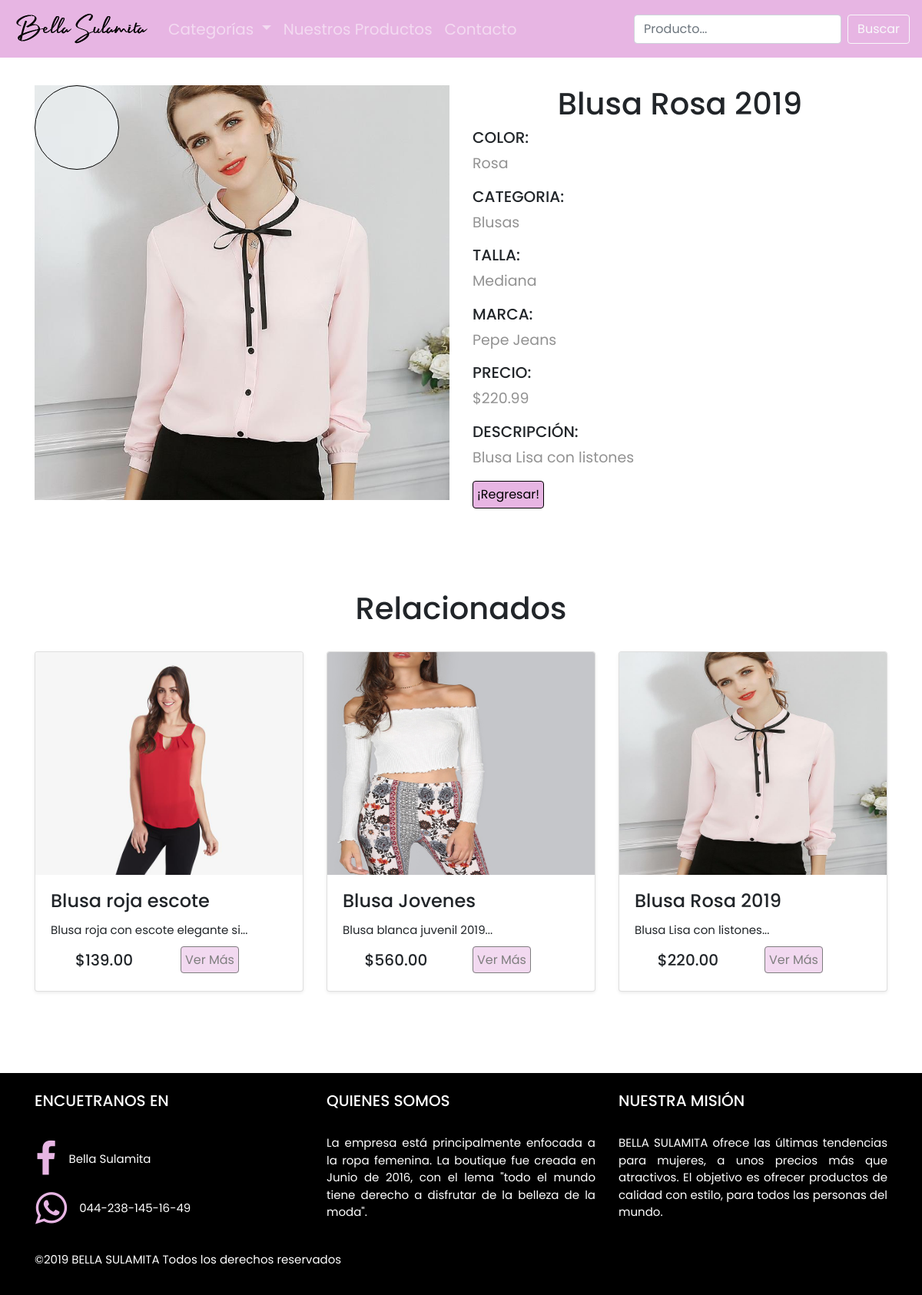
The page /product.php?id=103 on the database its author committed.
### tables this page shows
CREATE TABLE `productos` (
  `id` int(11) NOT NULL,
  `id_categoria` int(11) NOT NULL,
  `imagen` varchar(600) NOT NULL,
  `nombre` varchar(100) NOT NULL,
  `description` text NOT NULL,
  `precio` float NOT NULL,
  `marca` varchar(50) NOT NULL,
  `color` varchar(100) NOT NULL,
  `talla` varchar(50) NOT NULL
);

CREATE TABLE `categoria` (
  `id` int(11) NOT NULL,
  `categoria` varchar(100) NOT NULL,
  `imagen` varchar(100) DEFAULT NULL
);

### backend/modelo/BD.php (called while the page is built, shortened)
<?php
class BD {
    private $servername = "localhost";
    private $username = "root";
    private $password = "";
    private $database = "bellaSulamita";
    public function __construct() {
        try {
            $this->conn = new PDO("mysql:host=$this->servername;dbname=$this->database", $this->username, $this->password);
        } catch (PDOException $e) {
            echo "Connection failed: " . $e->getMessage();
        }
    }
}

### backend/modelo/MProducto.php (called while the page is built, shortened)
<?php
class MProducto extends BD {
    public function consultaProducto($id) {
        try {
            $stmt = $this->conn->prepare("SELECT productos.*, categoria FROM productos inner join categoria on productos.id_categoria=categoria.id where productos.id=:id");
            $stmt->bindParam(':id', $id);
            $stmt->execute();
            foreach ($stmt->fetchAll() as $registro) {
                return $registro;
            }
            return null;
        } catch (PDOException $e) {
            echo "Error: " . $e->getMessage();
        }
    }
    public function consultarCategoriaProducto($id){
        try {
            $stmt = $this->conn->prepare("SELECT * FROM productos where id_categoria=:id order by rand() limit 3");
            $stmt->bindParam(':id', $id);
            $stmt->execute();
            return $stmt->fetchAll();
        } catch (PDOException $e) {
            echo "Error: " . $e->getMessage();
        }
    }
}

### product.php (the view, shortened to what this page needs)
<?php
include_once './backend/modelo/BD.php';
include_once './backend/controlador/CProducto.php';
include_once './backend/modelo/MProducto.php';
$producto = new CProducto();
$ide = $_GET["id"];
$produ = $producto->mostrarProducto($ide);
?>
<!DOCTYPE html>
<html>
    <head>
        <link rel="stylesheet" href="https://stackpath.bootstrapcdn.com/bootstrap/4.3.1/css/bootstrap.min.css">
        <link rel="stylesheet" href="style/css.css"/>
        <link rel="stylesheet" href="Style/cssZoom.css">
        <link rel="stylesheet" href="style/font-awesome.min.css">
    </head>
    <body>
        <nav class="navbar navbar-expand-lg navbar-dark" style="background-color: #E7B5E3" id="navbar">
            <a class="navbar-brand" href="index.php" id="principal"><img src="multimedia/BellaSulamita.png"></a>
            <div class="collapse navbar-collapse" id="navbarSupportedContent">
                <ul class="navbar-nav mr-auto">
                    <li class="nav-item dropdown">
                        <a class="nav-link dropdown-toggle" href="" id="navbarDropdown" role="button" data-toggle="dropdown" aria-haspopup="true" aria-expanded="false">
                            Categorías
                        </a>
                    </li>
                    <li class="nav-item">
                        <a class="nav-link" href="products.php">Nuestros Productos<span class="sr-only">(current)</span></a>
                    </li>
                    <li class="nav-item">
                        <a class="nav-link" href="contacto.php">Contacto</a>
                    </li>
                </ul>
                <form class="form-inline my-2 my-lg-0" method="get" action="resultadoBusqueda.php">
                    <input style="width: 270px;" class="form-control mr-sm-2" type="search" placeholder="Producto..." name="busqueda">
                    <input class="btn btn-outline-light my-2 my-sm-0" type="submit" value="Buscar">
                </form>
            </div>
        </nav>
        <div id="producto" class="contenido container-fluid">
            <div class="container">
                <div class="row">
                    <div class="col-xl-6 col-12 mt-5">
                        <div class="img-magnifier-container img-fluid">
                            <img id="myimage" src="<?php echo $produ["imagen"] ?>" class="d-block w-100" alt="<?php echo $produ["nombre"] ?>">
                        </div>
                    </div>
                    <div class="col-xl-6 col-12 mt-5">
                        <h1 class="jumbotron-heading"><?php echo $produ["nombre"] ?></h1>
                        <h2 class="text-justify">COLOR:</h2><p><?php echo $produ["color"] ?></p>
                        <h2 class="text-justify">CATEGORIA:</h2><p><?php echo $produ["categoria"] ?></p>
                        <h2 class="text-justify">TALLA:</h2><p><?php echo $produ["talla"] ?></p>
                        <h2 class="text-justify">MARCA:</h2><p><?php echo $produ["marca"] ?></p>
                        <h2 class="text-justify">PRECIO:</h2><p>$<?php echo $produ["precio"] ?>.99</p>
                        <h2 class="text-justify">DESCRIPCIÓN:</h2>
                        <p class="text-justify"><?php echo $produ["description"] ?></p>
                        <form>
                            <input class="return" type = "button" value = "¡Regresar!" onclick = "history.back ()">
                        </form>
                    </div>
                </div>
            </div>
        </div>
        <br>
        <div class="album py-5">
            <div class="container">
                <h1>Relacionados</h1>
                <br>
                <div class="row">
                    <?php echo $producto->mostrarCategoriaProducto($produ["id_categoria"]) ?>
                </div>
            </div>
        </div>
        <footer>
            <div class="container">
                <div class="row">
                    <div class="col-lg-4 col-md-12">
                        <br>
                        <h1>ENCUETRANOS EN</h1><br>
                        <div class="row flex align-items-center">
                            <a class="nav-link" href="https://www.facebook.com/Bella-Sulamita-247119685934411/?ref=search&__tn__=%2Cd%2CP-R&eid=ARCAs1xzJDxQprwBCAomq6iRiPfl3pcEfhqg-z06GWaKIyhRr89-dpNqvVaDoDGeYa6fA7nQUcmoEt_B"><i class="fa fa-facebook fa-3x"></i></a>
                            <p>Bella Sulamita</p>
                        </div>
                        <div class="row flex align-items-center">
                            <a class="nav-link" href="#"><i class="fa fa-whatsapp fa-3x"></i></a>
                            <p>044-238-145-16-49</p>
                        </div>
                    </div>
                    <div class="col-lg-4 col-md-12">
                        <br>
                        <h1>QUIENES SOMOS</h1><br>
                        <p>
                            La empresa está principalmente enfocada a la ropa femenina. La boutique fue creada en Junio de 2016, con el lema
                            "todo el mundo tiene derecho a disfrutar de la belleza de la moda".
                        </p>
                    </div>
                    <div class="col-lg-4 col-md-12">
                        <br>
                        <h1>NUESTRA MISIÓN</h1><br>
                        <P>
                            BELLA SULAMITA ofrece las últimas tendencias para mujeres, a unos precios más que atractivos.
                            El objetivo es ofrecer productos de calidad con estilo, para todos las personas del mundo.
                        </P>
                    </div>
                </div><br>
                <div class="row">
                    <div class="col-md-6 col-sm-12">
                        <P>©2019 BELLA SULAMITA Todos los derechos reservados</P>
                    </div>
                </div>
            </div>
        </footer>
    </body>
</html>

### backend/controlador/CProducto.php (shortened to what this page needs)
<?php
class CProducto {
    private $modelo;
    public function __construct() {
        $this->modelo= new MProducto();
    }
    public function mostrarProducto($ide){
        $producto = $this->modelo->consultaProducto($ide);
            return $producto;
    }
     public function mostrarCategoriaProducto($id){
        $producto= $this->modelo->consultarCategoriaProducto($id);
        $acu="";
        foreach ($producto as $produ){
            $acu .= '<div class="col-lg-4 col-md-6 col-sm-12">
                        <div id="productos" class="card mb-4 shadow-sm">
                            <a href="product.php?id='.$produ["id"].'"><img src="'.$produ["imagen"].'" class="card-img-top"></a>
                            <div class="card-body">
                                <h4 class="card-title">'.substr($produ["nombre"],0,25).'</h4>
                                <p class="card-text">'.substr($produ["description"],0,33).'...</p>
                                <div >
                                        <div class="row">
                                            <div class="col-6 d-flex justify-content-center align-items-center"><h5>$'. $produ["precio"] .'.00</h5></div>
                                            <div class="col-6"><a class="bot" href="product.php?id='.$produ["id"].'" class="btn btn-primary my-2">Ver Más</a></div>
                                        </div>
                                </div>
                            </div>
                        </div>
                    </div>';
        }
        return $acu;
    }
}

### Style/css.css (style rules this page uses)
body * { font-family: 'Poppins', sans-serif; }
.contenido { padding-top: 63px; }
#navbar { position: fixed; z-index: 99; width: 100%; font-size: 20px; }
#navbar #principal { font-size: 25px; }
div ul li a { align-content: center; }
div h5 { font-size: 80px; }
div p { font-size: 40px; }
div .card p { font-size: 15px; }
div .card img { height: 290px; }
div .card h5 { font-size: 20px; }
.return { color: black; background-color: #E7B5E3; border: 1px solid black; border-radius: 4px; cursor: pointer; transition: all 0.2s ease-in-out; padding: 5px; text-decoration: none; }
footer { color: white; background-color: #000000; }
footer h1 { font-size: 20px !important; text-align: left !important; }
.container { padding-bottom: 34px; }
footer a { display: inline-block; color: #E7B5E3; text-decoration: none; padding: 15px; }
footer p { font-size: 15px; margin-bottom: 0; text-align: justify; }
#producto .col-12 img, #producto .col-lg-6 img { width: 100%; height: auto; }
#producto .col-12 h2, #producto .col-lg-6 h2 { font-size: 20px; text-align: center; }
#producto .col-12 p, #producto .col-lg-6 p { font-size: 19px; color: #929292; }
#productos { cursor: pointer; transition: all 0.2s ease-in-out; }
#productos .bot { color: black; background-color: #E7B5E3; border: 1px solid black; border-radius: 4px; cursor: pointer; transition: all 0.2s ease-in-out; opacity: 0.5; padding: 5px; text-decoration: none; }
div h1 { text-align: center; }
#productos { transition: all 0.5s; }
*,*:after, *:before { margin: 0; padding: 0; -webkit-box-sizing: border-box; -moz-box-sizing: border-box; box-sizing: border-box; }

### Style/cssZoom.css (style rules this page uses)
* { box-sizing: border-box; }
.img-magnifier-container { position: relative; }

### rows shown on the page
productos: imagen (picture), nombre "Blusa Rosa 2019", color "Rosa", id_categoria.categoria "Blusas", talla "Mediana", marca "Pepe Jeans", precio "220", description "Blusa Lisa con listones"
productos: imagen (picture), nombre "Blusa roja escote", description "Blusa roja con escote elegante si", precio "139"
productos: imagen (picture), nombre "Blusa Jovenes", description "Blusa blanca juvenil 2019", precio "560"
